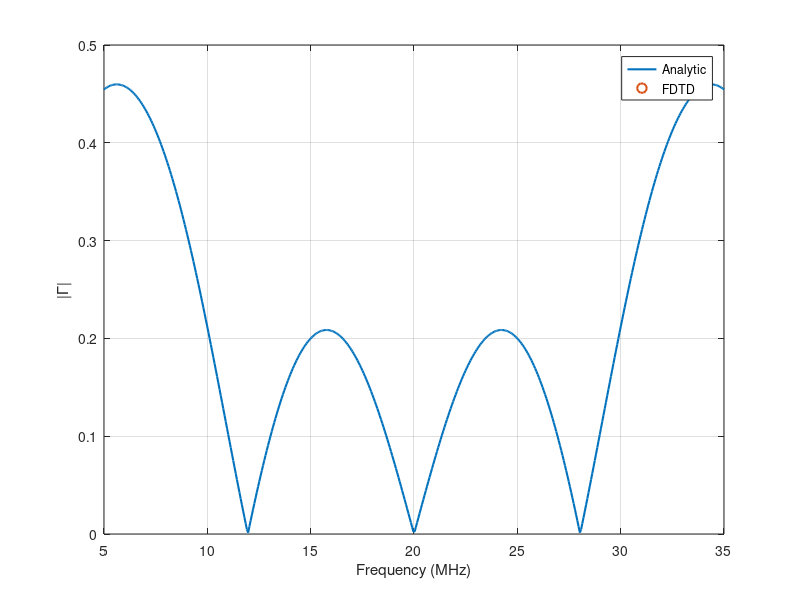

Source code (MATLAB):
clear
clc
close all

mu_0 = pi*4e-7;
eps_0 = 8.854e-12;
eps_r1 = 2; %I choose
eps_r2 = 3;
c = 1/sqrt(mu_0*eps_0);

%f = 20e6; %I choose
lambda_0 = c/20e6;
lambda_1 = lambda_0/sqrt(eps_r1);
lambda_2 = lambda_0/sqrt(eps_r2);
lambda_3 = lambda_0/sqrt(eps_r1);

deltax = 0.02; %I choose
xmax = 175; %I choose
x = 0:deltax:xmax;

%tmax = xmax/c; %I choose
S = 1; %I choose
deltat = S*deltax/c;
t = 0;
d1 = lambda_1/4;
d2 = lambda_2/2;
d3 = lambda_3/4;

eps = ones(length(x), 1) .* eps_0;
s1 = round(((xmax/2) - ((d1+d2+d3)/2))/0.02); %I choose
s2 = s1 + round(d1/deltax); %makes dielectric slab of thickness d
s3 = s2 + round(d2/deltax);
s4 = s3 + round(d3/deltax);
eps(s1:s2) = eps_0*eps_r1;
eps(s2:s3) = eps_0*eps_r2;
eps(s3:s4) = eps_0*eps_r1;


E = zeros(length(x),3);

x0 = 1;
x1 = s4 + round(5/deltax); %I choose
tmax = (x(x1) + 2*min(x(s1), xmax - x(x1)))/c;

fsweep = [10e6 12e6 14e6 16e6 18e6 20e6 22e6 24e6 26e6 28e6 30e6];
gamma_fdtd = zeros(size(fsweep));

for k = 1:numel(fsweep)
    f = fsweep(k);
    E = zeros(length(x),3);
    t = 0;
    E0max = 0;
    E1max = 0;

    while t<tmax
        E(2:end-1,3) = ((1./(mu_0*eps(2:end-1))) .* (deltat/deltax)^2 .* (E(3:end,2) - 2*E(2:end-1,2) + E(1:end-2,2))) + 2*E(2:end-1,2) - E(2:end-1,1);
        E(x0,3) = sin(2*pi*f*t);
    
    if t>tmax
        E0max = max(E0max, abs (E(x0,3)));
        E1max = max(E1max, abs (E(x1,3)));
    end

    E(:,1) = E(:,2);
    E(:,2) = E(:,3);
    t = t + deltat;
    end

tau = E1max/E0max;
gamma_fdtd = sqrt(1-tau^2);

end

eta0 = sqrt(mu_0/eps_0);
fa = linspace(5e6, 35e6, 500);
er = [eps_r1 eps_r2 eps_r1];
dd = [d1 d2 d3];
Z = eta0*ones(size(fa));
for m = 3:-1:1
    eta = eta0/sqrt(er(m));
    tb = tan(2*pi*fa*sqrt(er(m))*dd(m)/c);
    Z = eta*(Z + 1j*eta*tb)./(eta + 1j*Z.*tb);
end
gamma_th = abs((Z-eta0)./(Z+eta0));

figure
plot(fa/1e6, gamma_th, 'LineWidth', 1.5); hold on
plot(fsweep/1e6, gamma_fdtd, 'o', 'MarkerSize', 7, 'LineWidth', 1.5)
xlabel('Frequency (MHz)'); 
ylabel('|\Gamma|'); 
legend('Analytic', 'FDTD'); grid on
